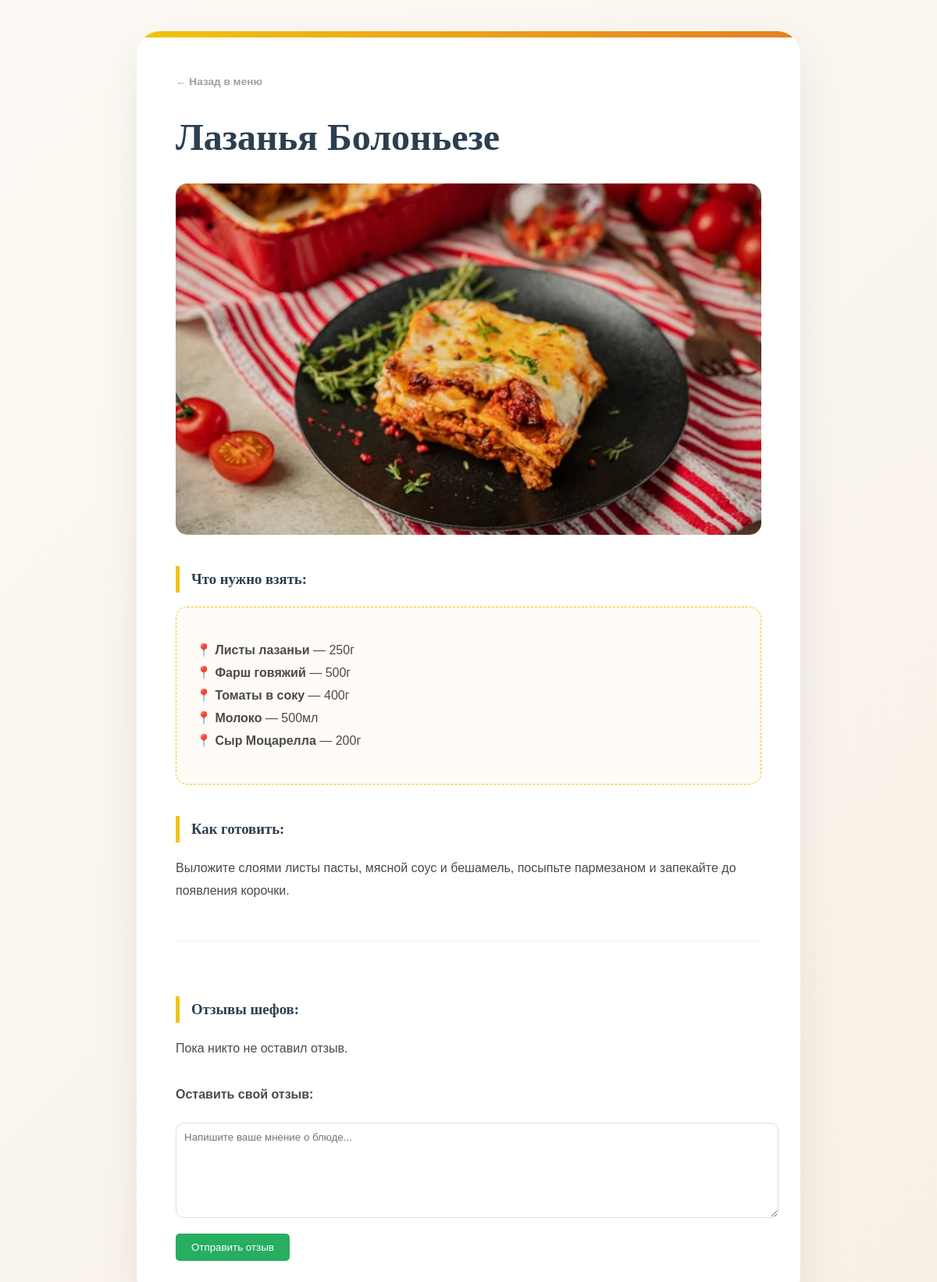
Page /menu/4/ on the committed database.
### recipes/models.py (models this page shows, shortened)
class Recipe(models.Model):
    DIFFICULTY_CHOICES = [('easy', 'Легко'), ('medium', 'Средне'), ('hard', 'Сложно')]
    title = models.CharField(max_length=200, verbose_name="Название блюда")
    description = models.TextField(verbose_name="Описание приготовления")
    image = models.ImageField(upload_to='recipes/', verbose_name="Фото блюда", blank=True, null=True)
    author = models.ForeignKey(ChefProfile, on_delete=models.CASCADE, related_name='recipes', null=True)
    category = models.ForeignKey(Category, on_delete=models.SET_NULL, null=True)
    difficulty = models.CharField(max_length=10, choices=DIFFICULTY_CHOICES, default='easy')
    cooking_time = models.PositiveIntegerField(default=30)
    created_at = models.DateTimeField(auto_now_add=True)

class Ingredient(models.Model):
    recipe = models.ForeignKey(Recipe, on_delete=models.CASCADE, related_name='ingredients_list')
    name = models.CharField(max_length=100)
    amount = models.CharField(max_length=50)

### recipes/views.py (the view)
# urls.py: path('menu/<int:pk>/', recipe_detail, name='recipe_detail'),
def recipe_detail(request, pk):
    recipe = get_object_or_404(Recipe, pk=pk)
    chef_name = request.session.get('chef_name')
    if request.method == 'POST' and chef_name:
        author = ChefProfile.objects.get(username=chef_name)
        Comment.objects.create(recipe=recipe, author=author, text=request.POST.get('text'))
        return redirect('recipe_detail', pk=pk)
    return render(request, 'recipe_detail.html', {'recipe': recipe, 'chef': chef_name})

### recipes/templates/recipe_detail.html (shortened to what this page needs)
<!DOCTYPE html>
{% load static %}
<html lang="ru">
<head>
    <link href="https://googleapis.com" rel="stylesheet">
</head>
<body>
    <div class="recipe-card">
        <a href="{% url 'menu' %}" class="back-link">← Назад в меню</a>
        <h1>{{ recipe.title }}</h1>
        {% if recipe.image_name %}
            <img src="{% static recipe.image_name %}" class="recipe-image" alt="{{ recipe.title }}">
        {% elif recipe.image %}
            <img src="{% static recipe.image %}" class="recipe-image" alt="{{ recipe.title }}">
        {% endif %}
        <h3>Что нужно взять:</h3>
        <div class="ingredients-box">
            <ul style="list-style: none; padding: 0;">
                {% for item in recipe.ingredients_list.all %}
                    <li>📍 <b>{{ item.name }}</b> — {{ item.amount }}</li>
                {% empty %}
                    <li>Ингредиенты не указаны</li>
                {% endfor %}
            </ul>
        </div>
        <h3>Как готовить:</h3>
        <div class="instructions">{{ recipe.description }}</div>
        <div style="margin-top: 50px; border-top: 1px solid #eee; padding-top: 30px;">
            <h3>Отзывы шефов:</h3>
            {% for comment in recipe.comments.all %}
                <div class="comment">
                    <b>{{ comment.author.username }}</b>: {{ comment.text }}
                    <div style="font-size: 0.8em; color: #999;">{{ comment.created_at|date:"d.m.Y H:i" }}</div>
                </div>
            {% empty %}
                <p>Пока никто не оставил отзыв.</p>
            {% endfor %}
            <h4 style="margin-top: 30px;">Оставить свой отзыв:</h4>
            <form method="POST">
                <textarea name="text" placeholder="Напишите ваше мнение о блюде..." required></textarea>
                <button type="submit" class="btn-comment">Отправить отзыв</button>
            </form>
        </div>
    </div>
</body>
</html>

### recipes/templates/recipe_detail.html (style rules this page uses)
body { font-family: 'Montserrat', sans-serif; background: linear-gradient(135deg, #fdfaf5 0%, #f7f0e6 100%); color: #4a4a4a; line-height: 1.8; margin: 0; padding: 40px 20px; display: flex; justify-content: center; min-height: 100vh; }
.recipe-card { background: #ffffff; max-width: 750px; width: 100%; padding: 50px; border-radius: 30px; box-shadow: 0 20px 60px rgba(0,0,0,0.08); position: relative; overflow: hidden; }
.recipe-card::before { content: ""; position: absolute; top: 0; left: 0; right: 0; height: 8px; background: linear-gradient(90deg, #f1c40f, #e67e22); }
.back-link { display: inline-flex; align-items: center; text-decoration: none; color: #a0a0a0; font-size: 0.85em; font-weight: 600; margin-bottom: 30px; transition: 0.3s; }
h1 { font-family: 'Playfair Display', serif; font-size: 3em; line-height: 1.2; margin: 0 0 30px 0; color: #2c3e50; }
.recipe-image { width: 100%; height: 450px; object-fit: cover; border-radius: 15px; display: block; margin: 0 auto 40px auto; }
h3 { font-family: 'Playfair Display', serif; margin-top: 40px; color: #2c3e50; border-left: 5px solid #f1c40f; padding-left: 15px; }
.ingredients-box { background: #fffcf7; border: 1px dashed #f1c40f; padding: 25px; border-radius: 15px; }
.instructions { white-space: pre-line; margin-bottom: 40px; }
textarea { width: 100%; height: 100px; border-radius: 10px; border: 1px solid #ddd; padding: 10px; font-family: inherit; }
.btn-comment { background: #27ae60; color: white; border: none; padding: 10px 20px; border-radius: 5px; cursor: pointer; margin-top: 10px; }

### rows in the picture
Recipe: title "Лазанья Болоньезе", image (picture), description "Выложите слоями листы пасты, мясной соус и бешамель, посыпьте пармезаном и запекайте до появления корочки."
Ingredient: name "Листы лазаньи", amount "250г"
Ingredient: name "Фарш говяжий", amount "500г"
Ingredient: name "Томаты в соку", amount "400г"
Ingredient: name "Молоко", amount "500мл"
Ingredient: name "Сыр Моцарелла", amount "200г"
